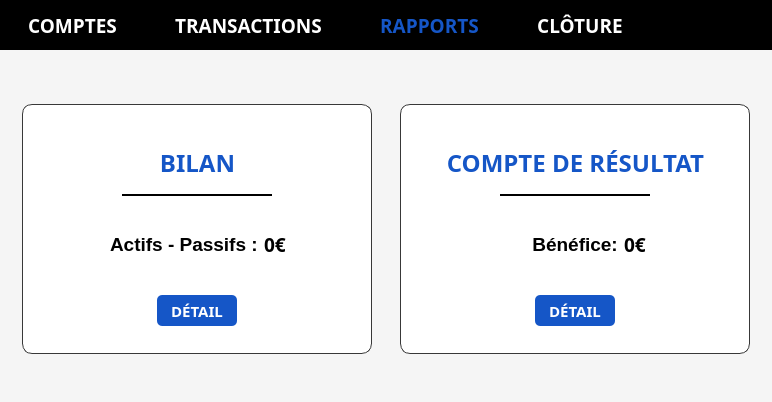
<?xml version="1.0" encoding="UTF-8"?>
<ui version="4.0">
 <class>RapportsView</class>
 <widget class="QMainWindow" name="RapportsView">
  <property name="geometry">
   <rect>
    <x>0</x>
    <y>0</y>
    <width>772</width>
    <height>402</height>
   </rect>
  </property>
  <property name="windowTitle">
   <string>Treasurer - Rapports</string>
  </property>
  <widget class="QWidget" name="centralwidget">
   <property name="styleSheet">
    <string notr="true">background: #f5f5f5;</string>
   </property>
   <layout class="QGridLayout" name="gridLayout_2">
    <property name="leftMargin">
     <number>0</number>
    </property>
    <property name="topMargin">
     <number>0</number>
    </property>
    <property name="rightMargin">
     <number>0</number>
    </property>
    <property name="bottomMargin">
     <number>0</number>
    </property>
    <item row="0" column="0">
     <layout class="QVBoxLayout" name="verticalLayout">
      <item>
       <widget class="QWidget" name="widget" native="true">
        <property name="minimumSize">
         <size>
          <width>0</width>
          <height>50</height>
         </size>
        </property>
        <property name="maximumSize">
         <size>
          <width>16777215</width>
          <height>50</height>
         </size>
        </property>
        <property name="styleSheet">
         <string notr="true">background: #000000;</string>
        </property>
        <layout class="QHBoxLayout" name="horizontalLayout_3">
         <item>
          <layout class="QHBoxLayout" name="horizontalLayout_2">
           <property name="spacing">
            <number>50</number>
           </property>
           <property name="leftMargin">
            <number>15</number>
           </property>
           <item>
            <widget class="QPushButton" name="comptes_button">
             <property name="font">
              <font>
               <family>Raleway</family>
               <pointsize>14</pointsize>
               <weight>75</weight>
               <bold>true</bold>
              </font>
             </property>
             <property name="styleSheet">
              <string notr="true">color: #ffffff;</string>
             </property>
             <property name="text">
              <string>COMPTES</string>
             </property>
             <property name="flat">
              <bool>true</bool>
             </property>
            </widget>
           </item>
           <item>
            <widget class="QPushButton" name="transaction_button">
             <property name="font">
              <font>
               <family>Raleway</family>
               <pointsize>14</pointsize>
               <weight>75</weight>
               <bold>true</bold>
              </font>
             </property>
             <property name="styleSheet">
              <string notr="true">color: #ffffff;</string>
             </property>
             <property name="text">
              <string>TRANSACTIONS</string>
             </property>
             <property name="flat">
              <bool>true</bool>
             </property>
            </widget>
           </item>
           <item>
            <widget class="QPushButton" name="rapports_button">
             <property name="font">
              <font>
               <family>Raleway</family>
               <pointsize>14</pointsize>
               <weight>75</weight>
               <bold>true</bold>
              </font>
             </property>
             <property name="styleSheet">
              <string notr="true">color: #1556C7;</string>
             </property>
             <property name="text">
              <string>RAPPORTS</string>
             </property>
             <property name="flat">
              <bool>true</bool>
             </property>
            </widget>
           </item>
           <item>
            <widget class="QPushButton" name="cloture_button">
             <property name="font">
              <font>
               <family>Raleway</family>
               <pointsize>14</pointsize>
               <weight>75</weight>
               <bold>true</bold>
              </font>
             </property>
             <property name="styleSheet">
              <string notr="true">color: #ffffff;</string>
             </property>
             <property name="text">
              <string>CLÔTURE</string>
             </property>
             <property name="flat">
              <bool>true</bool>
             </property>
            </widget>
           </item>
          </layout>
         </item>
         <item>
          <spacer name="horizontalSpacer">
           <property name="orientation">
            <enum>Qt::Horizontal</enum>
           </property>
           <property name="sizeHint" stdset="0">
            <size>
             <width>40</width>
             <height>20</height>
            </size>
           </property>
          </spacer>
         </item>
         <item>
          <layout class="QHBoxLayout" name="horizontalLayout">
           <property name="spacing">
            <number>15</number>
           </property>
           <item>
            <widget class="QPushButton" name="logout_button">
             <property name="sizePolicy">
              <sizepolicy hsizetype="Fixed" vsizetype="Fixed">
               <horstretch>0</horstretch>
               <verstretch>0</verstretch>
              </sizepolicy>
             </property>
             <property name="text">
              <string/>
             </property>
             <property name="icon">
              <iconset>
               <normaloff>../ressources/quit.svg</normaloff>../ressources/quit.svg</iconset>
             </property>
             <property name="iconSize">
              <size>
               <width>30</width>
               <height>30</height>
              </size>
             </property>
             <property name="flat">
              <bool>true</bool>
             </property>
            </widget>
           </item>
          </layout>
         </item>
        </layout>
       </widget>
      </item>
      <item>
       <spacer name="verticalSpacer_3">
        <property name="orientation">
         <enum>Qt::Vertical</enum>
        </property>
        <property name="sizeHint" stdset="0">
         <size>
          <width>20</width>
          <height>40</height>
         </size>
        </property>
       </spacer>
      </item>
      <item>
       <layout class="QHBoxLayout" name="horizontalLayout_5">
        <item>
         <widget class="QWidget" name="bilan" native="true">
          <property name="minimumSize">
           <size>
            <width>350</width>
            <height>250</height>
           </size>
          </property>
          <property name="maximumSize">
           <size>
            <width>350</width>
            <height>250</height>
           </size>
          </property>
          <property name="font">
           <font>
            <family>SimSun-ExtB</family>
            <pointsize>8</pointsize>
           </font>
          </property>
          <property name="styleSheet">
           <string notr="true">QWidget#bilan {
border-style : solid; 
border-width: 1px;
border-color: rgb(56, 56, 56);
border-radius: 10px;
}

QWidget{
background: #ffffff;
}</string>
          </property>
          <widget class="QWidget" name="widget_9" native="true">
           <property name="geometry">
            <rect>
             <x>100</x>
             <y>90</y>
             <width>150</width>
             <height>2</height>
            </rect>
           </property>
           <property name="sizePolicy">
            <sizepolicy hsizetype="Preferred" vsizetype="Preferred">
             <horstretch>0</horstretch>
             <verstretch>0</verstretch>
            </sizepolicy>
           </property>
           <property name="minimumSize">
            <size>
             <width>150</width>
             <height>2</height>
            </size>
           </property>
           <property name="maximumSize">
            <size>
             <width>150</width>
             <height>2</height>
            </size>
           </property>
           <property name="styleSheet">
            <string notr="true">.QWidget {
background: #000000;
border: none;
border-radius: 0px;
}</string>
           </property>
          </widget>
          <widget class="QLabel" name="label_14">
           <property name="geometry">
            <rect>
             <x>10</x>
             <y>40</y>
             <width>331</width>
             <height>39</height>
            </rect>
           </property>
           <property name="sizePolicy">
            <sizepolicy hsizetype="Preferred" vsizetype="Fixed">
             <horstretch>0</horstretch>
             <verstretch>0</verstretch>
            </sizepolicy>
           </property>
           <property name="font">
            <font>
             <family>Raleway</family>
             <pointsize>27</pointsize>
             <weight>75</weight>
             <bold>true</bold>
            </font>
           </property>
           <property name="styleSheet">
            <string notr="true">color: #1556C7;</string>
           </property>
           <property name="text">
            <string>&lt;html&gt;&lt;head/&gt;&lt;body&gt;&lt;p align=&quot;center&quot;&gt;&lt;span style=&quot; font-size:18pt;&quot;&gt;BILAN&lt;/span&gt;&lt;/p&gt;&lt;/body&gt;&lt;/html&gt;</string>
           </property>
          </widget>
          <widget class="QWidget" name="horizontalLayoutWidget_6">
           <property name="geometry">
            <rect>
             <x>20</x>
             <y>190</y>
             <width>311</width>
             <height>33</height>
            </rect>
           </property>
           <layout class="QHBoxLayout" name="horizontalLayout_8">
            <item>
             <widget class="QPushButton" name="detail_bilan_button">
              <property name="minimumSize">
               <size>
                <width>80</width>
                <height>31</height>
               </size>
              </property>
              <property name="maximumSize">
               <size>
                <width>80</width>
                <height>31</height>
               </size>
              </property>
              <property name="font">
               <font>
                <family>Raleway</family>
                <pointsize>11</pointsize>
                <weight>75</weight>
                <bold>true</bold>
               </font>
              </property>
              <property name="styleSheet">
               <string notr="true">QPushButton{
background : #1556C7;
color : #FFFFFF;
font-weight: bold;
border-radius: 5px;
border: none;
}</string>
              </property>
              <property name="text">
               <string>DÉTAIL</string>
              </property>
             </widget>
            </item>
           </layout>
          </widget>
          <widget class="QWidget" name="horizontalLayoutWidget_10">
           <property name="geometry">
            <rect>
             <x>10</x>
             <y>100</y>
             <width>331</width>
             <height>80</height>
            </rect>
           </property>
           <layout class="QHBoxLayout" name="horizontalLayout_13">
            <item>
             <layout class="QHBoxLayout" name="horizontalLayout_14">
              <item>
               <spacer name="horizontalSpacer_2">
                <property name="orientation">
                 <enum>Qt::Horizontal</enum>
                </property>
                <property name="sizeHint" stdset="0">
                 <size>
                  <width>40</width>
                  <height>20</height>
                 </size>
                </property>
               </spacer>
              </item>
              <item>
               <widget class="QLabel" name="label_15">
                <property name="font">
                 <font>
                  <family>Arial</family>
                  <pointsize>14</pointsize>
                  <weight>75</weight>
                  <bold>true</bold>
                 </font>
                </property>
                <property name="text">
                 <string>Actifs - Passifs :</string>
                </property>
               </widget>
              </item>
              <item>
               <widget class="QLabel" name="bilanLabel">
                <property name="font">
                 <font>
                  <family>Raleway</family>
                  <pointsize>14</pointsize>
                  <weight>75</weight>
                  <bold>true</bold>
                 </font>
                </property>
                <property name="text">
                 <string>0€</string>
                </property>
               </widget>
              </item>
              <item>
               <spacer name="horizontalSpacer_3">
                <property name="orientation">
                 <enum>Qt::Horizontal</enum>
                </property>
                <property name="sizeHint" stdset="0">
                 <size>
                  <width>40</width>
                  <height>20</height>
                 </size>
                </property>
               </spacer>
              </item>
             </layout>
            </item>
           </layout>
          </widget>
         </widget>
        </item>
        <item>
         <widget class="QWidget" name="compteDeResultat" native="true">
          <property name="enabled">
           <bool>true</bool>
          </property>
          <property name="minimumSize">
           <size>
            <width>350</width>
            <height>250</height>
           </size>
          </property>
          <property name="maximumSize">
           <size>
            <width>350</width>
            <height>250</height>
           </size>
          </property>
          <property name="font">
           <font>
            <family>SimSun-ExtB</family>
            <pointsize>8</pointsize>
           </font>
          </property>
          <property name="styleSheet">
           <string notr="true">QWidget#compteDeResultat {
border-style : solid; 
border-width: 1px;
border-color: rgb(56, 56, 56);
border-radius: 10px;
}

QWidget{
background: #ffffff;
}</string>
          </property>
          <widget class="QWidget" name="widget_11" native="true">
           <property name="geometry">
            <rect>
             <x>100</x>
             <y>90</y>
             <width>150</width>
             <height>2</height>
            </rect>
           </property>
           <property name="sizePolicy">
            <sizepolicy hsizetype="Preferred" vsizetype="Preferred">
             <horstretch>0</horstretch>
             <verstretch>0</verstretch>
            </sizepolicy>
           </property>
           <property name="minimumSize">
            <size>
             <width>150</width>
             <height>2</height>
            </size>
           </property>
           <property name="maximumSize">
            <size>
             <width>150</width>
             <height>2</height>
            </size>
           </property>
           <property name="styleSheet">
            <string notr="true">.QWidget {
background: #000000;
border: none;
border-radius: 0px;
}</string>
           </property>
          </widget>
          <widget class="QLabel" name="label_20">
           <property name="geometry">
            <rect>
             <x>10</x>
             <y>40</y>
             <width>331</width>
             <height>39</height>
            </rect>
           </property>
           <property name="sizePolicy">
            <sizepolicy hsizetype="Preferred" vsizetype="Fixed">
             <horstretch>0</horstretch>
             <verstretch>0</verstretch>
            </sizepolicy>
           </property>
           <property name="font">
            <font>
             <family>Raleway</family>
             <pointsize>27</pointsize>
             <weight>75</weight>
             <bold>true</bold>
            </font>
           </property>
           <property name="styleSheet">
            <string notr="true">color: #1556C7;</string>
           </property>
           <property name="text">
            <string>&lt;html&gt;&lt;head/&gt;&lt;body&gt;&lt;p align=&quot;center&quot;&gt;&lt;span style=&quot; font-size:18pt;&quot;&gt;COMPTE DE RÉSULTAT&lt;/span&gt;&lt;/p&gt;&lt;/body&gt;&lt;/html&gt;</string>
           </property>
          </widget>
          <widget class="QWidget" name="horizontalLayoutWidget_8">
           <property name="geometry">
            <rect>
             <x>20</x>
             <y>190</y>
             <width>311</width>
             <height>33</height>
            </rect>
           </property>
           <layout class="QHBoxLayout" name="horizontalLayout_10">
            <item>
             <widget class="QPushButton" name="detail_compteresultat_button">
              <property name="minimumSize">
               <size>
                <width>80</width>
                <height>31</height>
               </size>
              </property>
              <property name="maximumSize">
               <size>
                <width>80</width>
                <height>31</height>
               </size>
              </property>
              <property name="font">
               <font>
                <family>Raleway</family>
                <pointsize>11</pointsize>
                <weight>75</weight>
                <bold>true</bold>
               </font>
              </property>
              <property name="styleSheet">
               <string notr="true">QPushButton{
background : #1556C7;
color : #FFFFFF;
font-weight: bold;
border-radius: 5px;
border: none;
}</string>
              </property>
              <property name="text">
               <string>DÉTAIL</string>
              </property>
             </widget>
            </item>
           </layout>
          </widget>
          <widget class="QWidget" name="horizontalLayoutWidget_12">
           <property name="geometry">
            <rect>
             <x>10</x>
             <y>100</y>
             <width>331</width>
             <height>80</height>
            </rect>
           </property>
           <layout class="QHBoxLayout" name="horizontalLayout_17">
            <item>
             <layout class="QHBoxLayout" name="horizontalLayout_18">
              <item>
               <spacer name="horizontalSpacer_4">
                <property name="orientation">
                 <enum>Qt::Horizontal</enum>
                </property>
                <property name="sizeHint" stdset="0">
                 <size>
                  <width>40</width>
                  <height>20</height>
                 </size>
                </property>
               </spacer>
              </item>
              <item>
               <widget class="QLabel" name="beneficeOuPerteLable">
                <property name="font">
                 <font>
                  <family>Arial</family>
                  <pointsize>14</pointsize>
                  <weight>75</weight>
                  <bold>true</bold>
                 </font>
                </property>
                <property name="layoutDirection">
                 <enum>Qt::LeftToRight</enum>
                </property>
                <property name="text">
                 <string>     Bénéfice:</string>
                </property>
               </widget>
              </item>
              <item>
               <widget class="QLabel" name="compteDeResultatLabel">
                <property name="font">
                 <font>
                  <family>Raleway</family>
                  <pointsize>14</pointsize>
                  <weight>75</weight>
                  <bold>true</bold>
                 </font>
                </property>
                <property name="text">
                 <string>0€</string>
                </property>
               </widget>
              </item>
              <item>
               <spacer name="horizontalSpacer_5">
                <property name="orientation">
                 <enum>Qt::Horizontal</enum>
                </property>
                <property name="sizeHint" stdset="0">
                 <size>
                  <width>40</width>
                  <height>20</height>
                 </size>
                </property>
               </spacer>
              </item>
             </layout>
            </item>
           </layout>
          </widget>
         </widget>
        </item>
       </layout>
      </item>
      <item>
       <spacer name="verticalSpacer">
        <property name="orientation">
         <enum>Qt::Vertical</enum>
        </property>
        <property name="sizeHint" stdset="0">
         <size>
          <width>20</width>
          <height>40</height>
         </size>
        </property>
       </spacer>
      </item>
     </layout>
    </item>
   </layout>
  </widget>
 </widget>
 <resources/>
 <connections/>
</ui>
